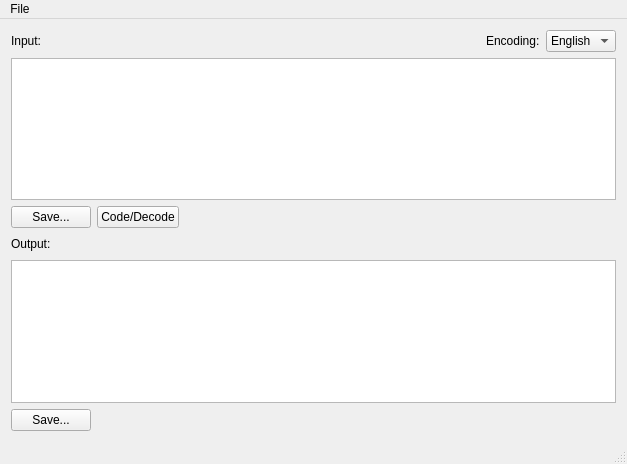
<?xml version="1.0" encoding="UTF-8"?>
<ui version="4.0">
 <class>MainWindow</class>
 <widget class="QMainWindow" name="MainWindow">
  <property name="geometry">
   <rect>
    <x>0</x>
    <y>0</y>
    <width>627</width>
    <height>464</height>
   </rect>
  </property>
  <property name="windowTitle">
   <string>MainWindow</string>
  </property>
  <widget class="QWidget" name="centralWidget">
   <layout class="QVBoxLayout" name="verticalLayout">
    <item>
     <layout class="QHBoxLayout" name="horizontalLayout">
      <item>
       <widget class="QLabel" name="label">
        <property name="text">
         <string>Input:</string>
        </property>
       </widget>
      </item>
      <item>
       <spacer name="horizontalSpacer">
        <property name="orientation">
         <enum>Qt::Horizontal</enum>
        </property>
        <property name="sizeHint" stdset="0">
         <size>
          <width>40</width>
          <height>20</height>
         </size>
        </property>
       </spacer>
      </item>
      <item>
       <widget class="QLabel" name="label_3">
        <property name="text">
         <string>Encoding:</string>
        </property>
       </widget>
      </item>
      <item>
       <widget class="QComboBox" name="comboBox">
        <item>
         <property name="text">
          <string>English</string>
         </property>
        </item>
        <item>
         <property name="text">
          <string>Morse</string>
         </property>
        </item>
       </widget>
      </item>
     </layout>
    </item>
    <item>
     <widget class="QPlainTextEdit" name="teInput"/>
    </item>
    <item>
     <layout class="QHBoxLayout" name="horizontalLayout_2">
      <item>
       <widget class="QPushButton" name="btnSaveInput">
        <property name="text">
         <string>Save...</string>
        </property>
       </widget>
      </item>
      <item>
       <widget class="QPushButton" name="btnCode">
        <property name="text">
         <string>Code/Decode</string>
        </property>
       </widget>
      </item>
      <item>
       <spacer name="horizontalSpacer_2">
        <property name="orientation">
         <enum>Qt::Horizontal</enum>
        </property>
        <property name="sizeHint" stdset="0">
         <size>
          <width>40</width>
          <height>20</height>
         </size>
        </property>
       </spacer>
      </item>
     </layout>
    </item>
    <item>
     <layout class="QHBoxLayout" name="horizontalLayout_4">
      <item>
       <widget class="QLabel" name="label_2">
        <property name="text">
         <string>Output:</string>
        </property>
       </widget>
      </item>
      <item>
       <spacer name="horizontalSpacer_4">
        <property name="orientation">
         <enum>Qt::Horizontal</enum>
        </property>
        <property name="sizeHint" stdset="0">
         <size>
          <width>40</width>
          <height>20</height>
         </size>
        </property>
       </spacer>
      </item>
     </layout>
    </item>
    <item>
     <widget class="QPlainTextEdit" name="teOutput">
      <property name="readOnly">
       <bool>true</bool>
      </property>
     </widget>
    </item>
    <item>
     <layout class="QHBoxLayout" name="horizontalLayout_3">
      <item>
       <widget class="QPushButton" name="btnSaveOutput">
        <property name="text">
         <string>Save...</string>
        </property>
       </widget>
      </item>
      <item>
       <spacer name="horizontalSpacer_3">
        <property name="orientation">
         <enum>Qt::Horizontal</enum>
        </property>
        <property name="sizeHint" stdset="0">
         <size>
          <width>40</width>
          <height>20</height>
         </size>
        </property>
       </spacer>
      </item>
     </layout>
    </item>
   </layout>
  </widget>
  <widget class="QMenuBar" name="menuBar">
   <property name="geometry">
    <rect>
     <x>0</x>
     <y>0</y>
     <width>627</width>
     <height>21</height>
    </rect>
   </property>
   <widget class="QMenu" name="menuFile">
    <property name="title">
     <string>File</string>
    </property>
    <addaction name="actionOpen"/>
   </widget>
   <addaction name="menuFile"/>
  </widget>
  <widget class="QStatusBar" name="statusBar"/>
  <action name="actionOpen">
   <property name="text">
    <string>Open file...</string>
   </property>
  </action>
 </widget>
 <layoutdefault spacing="6" margin="11"/>
 <resources/>
 <connections/>
</ui>
